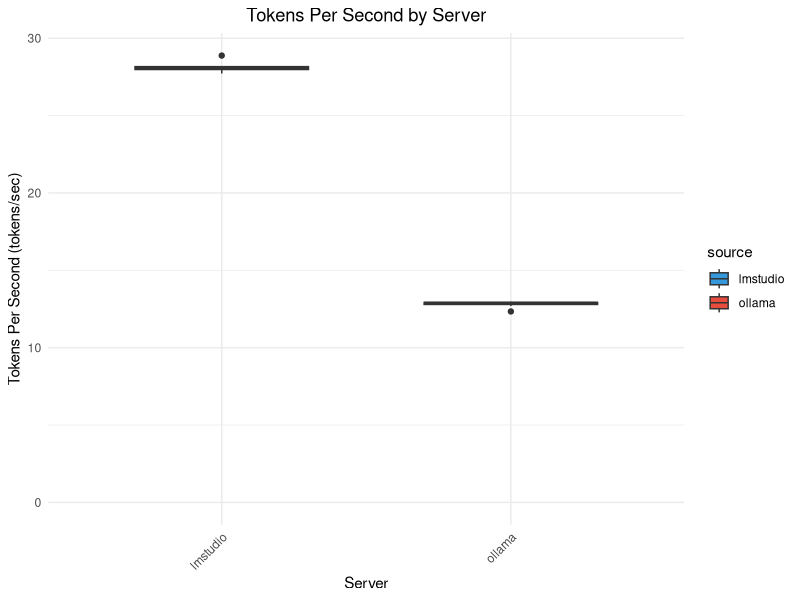
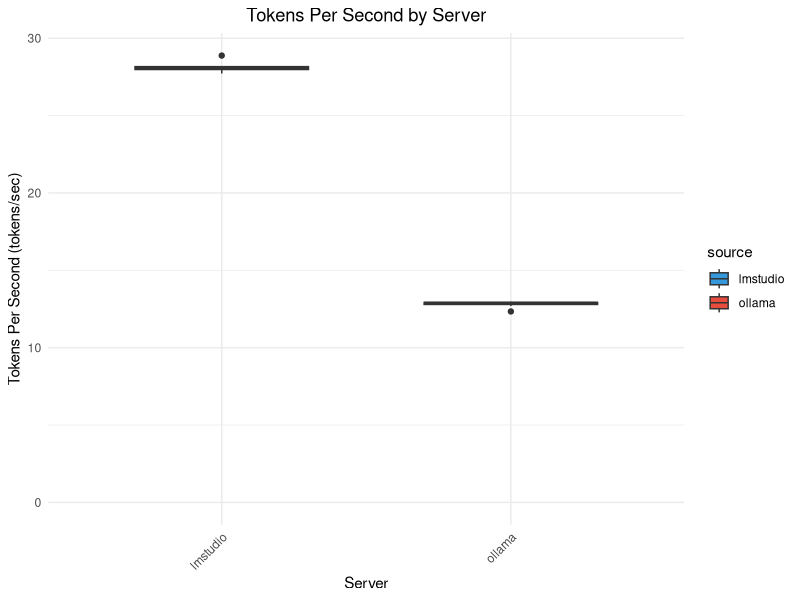

The R script that drew these images, in order:
# R script to merge datasets and create box plot by server

# Load required libraries
library(readr)
library(dplyr)
library(tidyr)
library(ggplot2)
library(here)

# Read the two datasets
lmstudio_data <- read_csv(here("data", "lmstudio_llm_bench.csv"), show_col_types = FALSE)
ollama_data <- read_csv(here("data", "ollama_llm_bench.csv"), show_col_types = FALSE)

# Add a source column to distinguish the datasets
lmstudio_data$source <- "lmstudio"
ollama_data$source <- "ollama"

# Merge the datasets by combining them
merged_data <- bind_rows(lmstudio_data, ollama_data)

# Create box plot with one box for each server
p <- ggplot(merged_data, aes(x = source, y = tokens_per_second, fill = source)) +
  geom_boxplot(width = 0.6) +
  labs(
    title = "Tokens Per Second by Server",
    x = "Server",
    y = "Tokens Per Second (tokens/sec)"
  ) + 
  ylim(0, max(merged_data$tokens_per_second)) +
  scale_fill_manual(values = c("lmstudio" = "#3498db", "ollama" = "#e74c3c")) +
  theme_minimal() +
  theme(
    plot.title = element_text(hjust = 0.5),
    axis.text.x = element_text(angle = 45, hjust = 1)
  )

# Save as PNG
dir.create(here("images"),  showWarnings = FALSE, recursive = TRUE)
image_file <- here("images", "box_plot.png")
ggsave(image_file, plot = p, width = 5, height = 9, dpi = 300)

# Print to console for verification
print(p)

# Print the speed ratio of LLM Studio vs. Ollama
print(mean(lmstudio_data$tokens_per_second)/mean(ollama_data$tokens_per_second))
